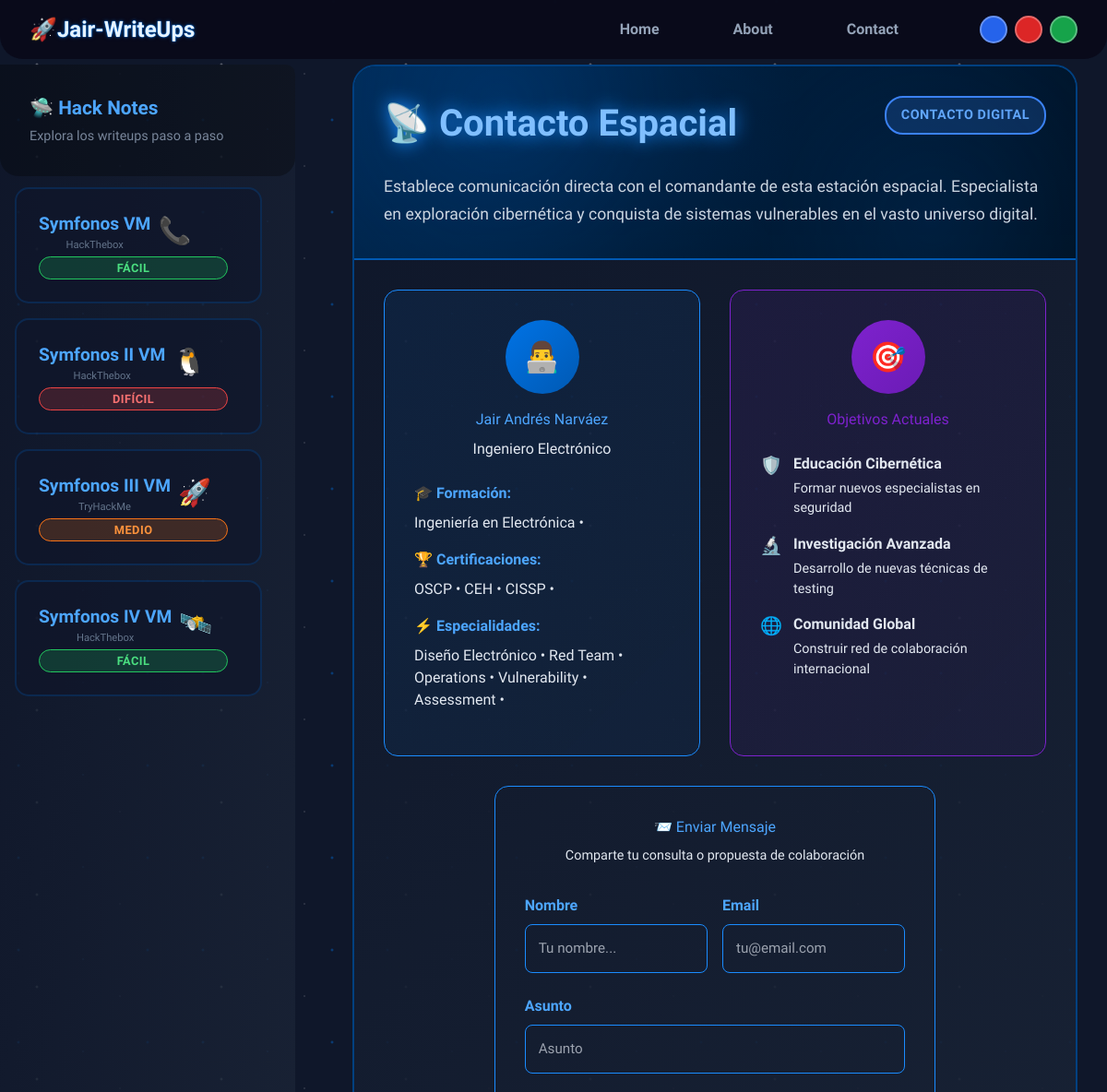
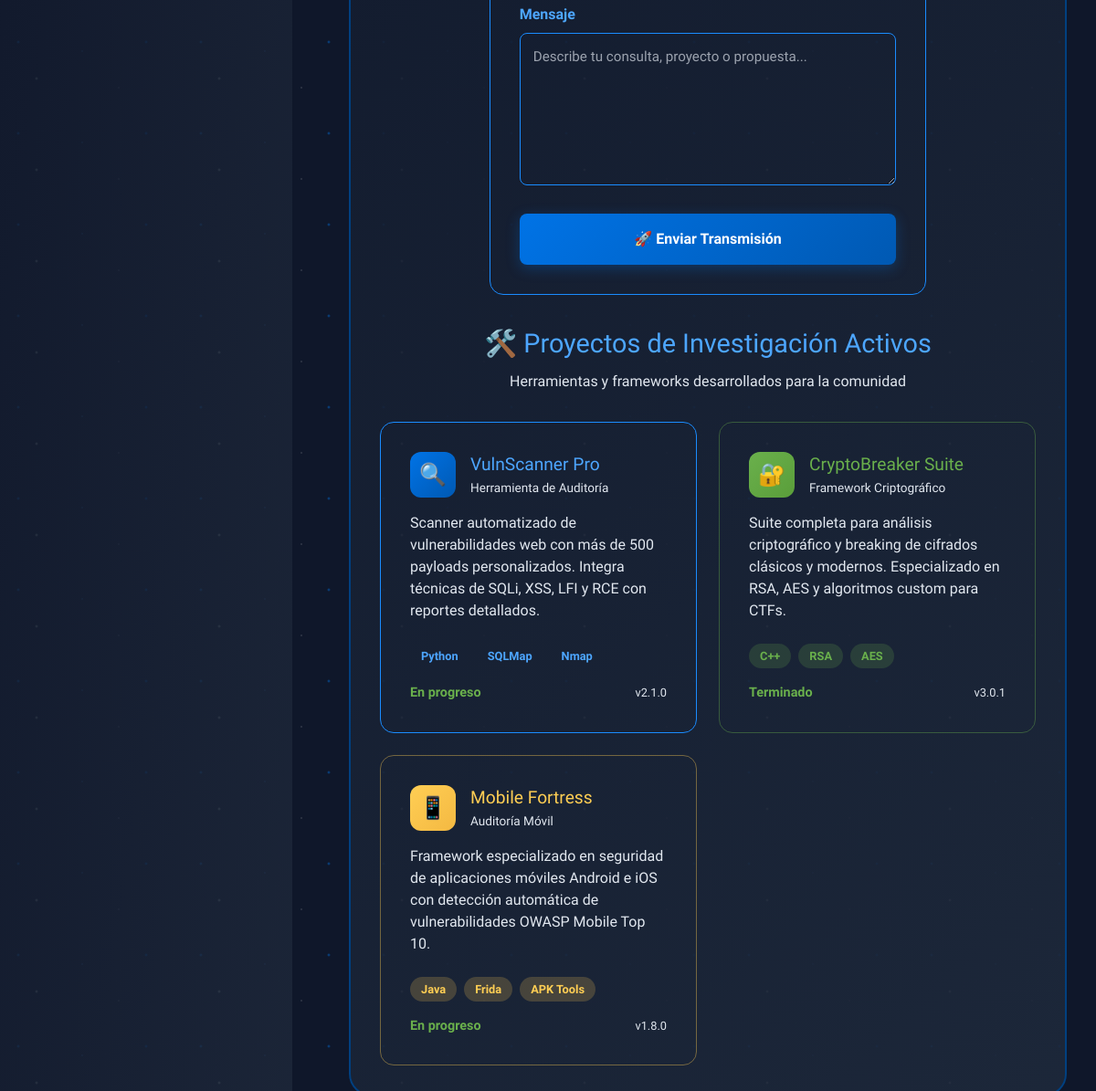
Page /contact/ on the committed database (2 pictures, top to bottom).
### contact/models.py (models this page shows, shortened)
class ContactPage(models.Model):
    titulo = models.CharField(max_length=200)
    emoji = models.CharField(max_length=10, help_text="Ej: 😊")
    descripcion = models.TextField()

class PersonalInfo(models.Model):
    contact_page = models.OneToOneField(ContactPage, on_delete=models.CASCADE, related_name="personal_info")
    emoji = models.CharField(max_length=10)
    nombre = models.CharField(max_length=200)
    profesion = models.CharField(max_length=200)

class PersonalList(models.Model):
    personal_info = models.ForeignKey(PersonalInfo, on_delete=models.CASCADE, related_name="listados")
    emoji = models.CharField(max_length=10)
    tipo = models.CharField(max_length=100)  # Ej: "Lenguajes", "Frameworks"

class PersonalListItem(models.Model):
    listado = models.ForeignKey(PersonalList, on_delete=models.CASCADE, related_name="items")
    nombre = models.CharField(max_length=100)

class Objective(models.Model):
    contact_page = models.OneToOneField(ContactPage, on_delete=models.CASCADE, related_name="objetivo")
    emoji = models.CharField(max_length=10)
    titulo = models.CharField(max_length=200)

class ObjectiveSubsection(models.Model):
    objective = models.ForeignKey(Objective, on_delete=models.CASCADE, related_name="subsecciones")
    emoji = models.CharField(max_length=10)
    titulo = models.CharField(max_length=200)
    descripcion = models.TextField()

class PersonalProject(models.Model):
    contact_page = models.ForeignKey(ContactPage, on_delete=models.CASCADE, related_name="proyectos")
    emoji = models.CharField(max_length=10)
    titulo = models.CharField(max_length=200)
    subtitulo = models.CharField(max_length=200, blank=True, null=True)
    descripcion = models.TextField()
    version = models.CharField(max_length=50, blank=True, null=True)
    estado = models.CharField(max_length=50, choices=[("En progreso","En progreso"),("Terminado","Terminado")])
    color_background = models.CharField(max_length=150, default="gray")  # Tailwind color, ej: "blue", "green"
    color_emoji = models.CharField(max_length=150, default="gray")  # Tailwind color, ej: "blue", "green"
    color_border = models.CharField(max_length=150, default="gray")  # Tailwind color, ej: "blue", "green"
    color_title = models.CharField(max_length=150, default="gray")  # Tailwind color, ej: "blue", "green"
    color_technology = models.CharField(max_length=150, default="gray")  # Tailwind color, ej: "blue", "green"
    color_technology_background = models.CharField(max_length=150, default="gray")  # Tailwind color, ej: "blue", "green"

class ProjectTechnology(models.Model):
    proyecto = models.ForeignKey(PersonalProject, on_delete=models.CASCADE, related_name="tecnologias")
    nombre = models.CharField(max_length=100)

### contact/views.py (the view, shortened to what this page needs)
# urls.py: path("", contact_view, name="contact"),
@ratelimit(key="ip", rate="5/m", block=False)
def contact_view(request):
    page = ContactPage.objects.first()
    if getattr(request, "limited", False):
        return render(request, "contact/too_many_requests.html")
    return render(request, "contact.html", {"page": page})

### machines/context_processors.py (called while the page is built)
def base_url(request):
    return {
        "BASE_URL": settings.BASE_URL
    }

### contact/templates/contact.html (shortened to what this page needs)
{% extends "base.html" %}
{% block content %}
<div class="page-content">
    <div class="machine-page">
        <div class="machine-page-header">
            <div class="machine-page-title-section">
                <h1 class="machine-page-title">{{ page.emoji }} {{ page.titulo }}</h1>
                <div class="machine-badges">
                    <span class="badge badge-platform">Contacto Digital</span>
                </div>
            </div>
            <p class="machine-description">
                {{ page.descripcion }}
            </p>
        </div>
        <div class="notes-section">
            <div class="contact-info-grid" style="display: grid; grid-template-columns: repeat(auto-fit, minmax(280px, 1fr)); gap: 2rem; margin-bottom: 2rem;">
                <div class="contact-card" style="background: linear-gradient(135deg, rgba(0, 115, 230, 0.1) 0%, rgba(0, 115, 230, 0.05) 100%); border: 1px solid var(--primary-400); border-radius: 15px; padding: 2rem;">
                    <div style="text-align: center; margin-bottom: 1.5rem;">
                        <div style="width: 80px; height: 80px; background: linear-gradient(135deg, var(--primary-500), var(--primary-600)); border-radius: 50%; display: flex; align-items: center; justify-content: center; margin: 0 auto 1rem; font-size: 2rem;"> {{ page.personal_info.emoji }} </div>
                        <h3 style="color: var(--primary-300); margin: 0;"> {{ page.personal_info.nombre }} </h3>
                        <p style="color: var(--text-muted); margin: 0.5rem 0 0;"> {{ page.personal_info.profesion }} </p>
                    </div>
                    <div style="space-y: 1rem;">
					    {% for listado in page.personal_info.listados.all %}
                        <div style="margin-bottom: 1rem;">
                            <strong style="color: var(--primary-300);">{{ listado.emoji }} {{ listado.tipo }}</strong>
                            <p style="margin: 0.5rem 0; color: var(--text-secondary);">
                            {% for item in listado.items.all %}
                            {{ item.nombre }} •
                            {% endfor %}
                            </p>
                        </div>
					    {% endfor %}
                    </div>
                </div>
                <div class="contact-card" style="background: linear-gradient(135deg, rgba(126, 34, 206, 0.1) 0%, rgba(126, 34, 206, 0.05) 100%); border: 1px solid rgba(126, 34, 206, 1); border-radius: 15px; padding: 2rem;">
                    <div style="text-align: center; margin-bottom: 1.5rem;">
                        <div style="width: 80px; height: 80px; background: linear-gradient(135deg, #7E22CE, #6B1BB5); border-radius: 50%; display: flex; align-items: center; justify-content: center; margin: 0 auto 1rem; font-size: 2rem;">{{ page.objetivo.emoji }}</div>
                        <h3 style="color: #7E22CE; margin: 0;">{{ page.objetivo.titulo }}</h3>
                    </div>
                    <div class="objective-list" style="space-y: 1rem;">
    					{% for sub in page.objetivo.subsecciones.all %}
                        <div style="display: flex; align-items: flex-start; gap: 0.75rem; margin-bottom: 1rem;">
                            <span style="color: #dc267f; font-size: 1.2rem;">{{ sub.emoji }}</span>
                            <div>
                                <strong style="color: var(--text-primary);">{{ sub.titulo }}</strong>
                                <p style="margin: 0.25rem 0 0; color: var(--text-muted); font-size: 0.9rem;">{{ sub.descripcion }}</p>
                            </div>
                        </div>
    				    {% endfor %}
                    </div>
                </div>
            </div>
            <div class="contact-form-section" style="gap: 2rem; margin-bottom: 2rem;">
                <div class="md:w-2/3 contact-form-container" style="border: 1px solid var(--primary-400); border-radius: 15px; padding: 2rem; margin: 0 auto;">
                    <div style="text-align: center; margin-bottom: 2rem;">
                        <h3 style="color: var(--primary-300); margin: 0 0 0.5rem;">📨 Enviar Mensaje</h3>
                        <p style="color: var(--text-muted); margin: 0; font-size: 0.9rem;">Comparte tu consulta o propuesta de colaboración</p>
                    </div>
                    <form method="post" action="{% url 'contact' %}" id="contactForm" style="display: grid; gap: 1.5rem;">
                        <div style="display: grid; grid-template-columns: 1fr 1fr; gap: 1rem;">
                            <div>
                                <label for="name" style="display: block; color: var(--primary-300); margin-bottom: 0.5rem; font-weight: bold;">Nombre</label>
                                <input type="text" id="name" name="name" required
                                       placeholder="Tu nombre..."
                                       style="width: 100%; padding: 0.875rem; background: var(--bg-secondary); border: 1px solid var(--primary-400); border-radius: 8px; color: var(--text-primary); font-size: 0.95rem;">
                            </div>
                            <div>
                                <label for="email" style="display: block; color: var(--primary-300); margin-bottom: 0.5rem; font-weight: bold;">Email</label>
                                <input type="email" id="email" name="email" required
                                       placeholder="tu@email.com"
                                       style="width: 100%; padding: 0.875rem; background: var(--bg-secondary); border: 1px solid var(--primary-400); border-radius: 8px; color: var(--text-primary); font-size: 0.95rem;">
                            </div>
                        </div>
                        <div>
                            <label for="subject" style="display: block; color: var(--primary-300); margin-bottom: 0.5rem; font-weight: bold;">Asunto</label>
                               <input type="subject" id="subject" name="subject" required
                                      placeholder="Asunto"
                                      style="width: 100%; padding: 0.875rem; background: var(--bg-secondary); border: 1px solid var(--primary-400); border-radius: 8px; color: var(--text-primary); font-size: 0.95rem;">
                        </div>
                        <div>
                            <label for="message" style="display: block; color: var(--primary-300); margin-bottom: 0.5rem; font-weight: bold;">Mensaje</label>
                            <textarea id="message" name="message" rows="6" required
                                      placeholder="Describe tu consulta, proyecto o propuesta..."
                                      style="width: 100%; padding: 0.875rem; background: var(--bg-secondary); border: 1px solid var(--primary-400); border-radius: 8px; color: var(--text-primary); resize: vertical; font-size: 0.95rem;"></textarea>
                        </div>
                        <button type="submit"
                                style="padding: 1rem 2rem; background: linear-gradient(135deg, var(--primary-500), var(--primary-600)); color: white; border: none; border-radius: 8px; cursor: pointer; font-weight: bold; font-size: 1rem; transition: all 0.3s ease; box-shadow: 0 4px 15px rgba(0, 115, 230, 0.3);">
                            🚀 Enviar Transmisión
                        </button>
                    </form>
                </div>
            </div>
            <div class="projects-section">
                <div style="text-align: center; margin-bottom: 2rem;">
                    <h3 style="color: var(--primary-300); font-size: 1.8rem; margin: 0 0 0.5rem;">🛠️ Proyectos de Investigación Activos</h3>
                    <p style="color: var(--text-muted); margin: 0;">Herramientas y frameworks desarrollados para la comunidad</p>
                </div>
                <div style="display: grid; grid-template-columns: repeat(auto-fit, minmax(320px, 1fr)); gap: 1.5rem;">
 				    {% for proyecto in page.proyectos.all %}
                    <div class="project-card" style="background: {{ proyecto.color_background }}; border: 1px solid {{ proyecto.color_border}}; border-radius: 15px; padding: 2rem; position: relative; overflow: hidden;">
                        <div style="display: flex; align-items: center; gap: 1rem; margin-bottom: 1rem;">
                            <div style="width: 50px; height: 50px; background: {{ proyecto.color_emoji }}; border-radius: 12px; display: flex; align-items: center; justify-content: center; font-size: 1.5rem;"> {{ proyecto.emoji }} </div>
                            <div>
                                <h4 style="color: {{ proyecto.color_title}}; margin: 0; font-size: 1.2rem;"> {{ proyecto.titulo }} </h4>
                                <p style="color: var(--text-muted); margin: 0; font-size: 0.85rem;"> {{ proyecto.subtitulo }} </p>
                            </div>
                        </div>
                        <p style="color: var(--text-secondary); margin-bottom: 1.5rem; line-height: 1.5;">
                           	{{ proyecto.descripcion }}
                        </p>
                        <div style="display: flex; flex-wrap: wrap; gap: 0.5rem; margin-bottom: 1rem;">
	                        {% for tec in proyecto.tecnologias.all %}
                            	<span style="background: {{ proyecto.color_technology_background }}; color: {{ proyecto.color_technology }}; padding: 0.25rem 0.75rem; border-radius: 15px; font-size: 0.8rem; font-weight: bold;"> {{ tec.nombre }} </span>
	                        {% endfor %}
                        </div>
                        <div style="display: flex; justify-content: space-between; align-items: center;">
                            <span style="color: #6ab04c; font-weight: bold; font-size: 0.9rem;"> {{ proyecto.estado }}</span>
                            <span style="color: var(--text-muted); font-size: 0.8rem;"> {{ proyecto.version }}</span>
                        </div>
                    </div>
   				    {% endfor %}
                </div>
            </div>
        </div>
    </div>
</div>
{% endblock %}

### static/css/styles_main.css (style rules this page uses)
:root { --primary-50: #e6f3ff; --primary-100: #b3d9ff; --primary-200: #80bfff; --primary-300: #4da6ff; --primary-400: #1a8cff; --primary-500: #0073e6; --primary-600: #0059b3; --primary-700: #004080; --primary-800: #00264d; --primary-900: #000d1a; --primary-shadow: 0, 115, 230; }
* { margin: 0; padding: 0; box-sizing: border-box; }
body { font-family: 'Exo 2', sans-serif; background: #0f172a; color: #e2e8f0; min-height: 100vh; overflow-x: hidden; position: relative; }
body::before { content: ''; position: fixed; top: 0; left: 0; width: 100%; height: 100%; background-image: radial-gradient(2px 2px at 20px 30px, var(--primary-400), transparent), radial-gradient(2px 2px at 40px 70px, rgba(255, 255, 255, 0.8), transparent), radial-gradient(1px 1px at 90px 40px, var(--primary-300), transparent), radial-gradient(1px 1px at 130px 80px, rgba(255, 255, 255, 0.6), transparent), radial-gradient(2px 2px at 160px 30px, var(--primary-500), transparent); background-repeat: repeat; background-size: 200px 100px; animation: twinkle 8s linear infinite; z-index: -1; opacity: 0.6; }

### static/css/styles_main_content.css (style rules this page uses)
.page-content { animation: fadeInUp 0.6s ease-out; }

### static/css/styles_machine_page.css (style rules this page uses)
.machine-page { background: linear-gradient(135deg, rgba(15, 23, 42, 0.9) 0%, rgba(30, 41, 59, 0.9) 100%); border: 2px solid var(--primary-700); border-radius: 25px; overflow: hidden; }
.machine-page-header { background: linear-gradient(135deg, var(--primary-800) 0%, var(--primary-900) 100%); padding: 2rem; border-bottom: 2px solid var(--primary-600); position: relative; overflow: hidden; }
.machine-page-header::before { content: ''; position: absolute; top: 0; left: 0; right: 0; bottom: 0; background: radial-gradient(circle at 20% 20%, var(--primary-600) 0%, transparent 50%), radial-gradient(circle at 80% 80%, var(--primary-700) 0%, transparent 50%); opacity: 0.3; }
.machine-page-title-section { display: flex; justify-content: space-between; align-items: flex-start; margin-bottom: 1.5rem; position: relative; z-index: 1; }
.machine-page-title { font-family: 'Orbitron', monospace; font-size: 2.5rem; font-weight: 900; color: var(--primary-200); text-shadow: 0 0 20px var(--primary-400); }
.machine-badges { display: flex; gap: 1rem; flex-wrap: wrap; }
.badge { padding: 0.5rem 1rem; border-radius: 20px; font-weight: 600; font-size: 0.9rem; border: 2px solid; text-transform: uppercase; letter-spacing: 0.5px; }
.badge-platform { background: rgba(59, 130, 246, 0.2); color: #60a5fa; border-color: #3b82f6; }
.machine-description { color: #cbd5e1; font-size: 1.1rem; line-height: 1.7; position: relative; z-index: 1; }
.notes-section { padding: 2rem; }

### rows in the picture
ContactPage: emoji "📡", titulo "Contacto Espacial", descripcion "Establece comunicación directa con el comandante de esta estación espacial. Especialista en exploración cibernética y conquista de sistemas vulnerables en el vasto universo digital.", personal_info.emoji "👨‍💻", personal_info.nombre "Jair Andrés Narváez", personal_info.profesion "Ingeniero Electrónico", objetivo.emoji "🎯", objetivo.titulo "Objetivos Actuales"
PersonalList: emoji "🎓", tipo "Formación:"
PersonalListItem: nombre "Ingeniería en Electrónica"
PersonalList: emoji "🏆", tipo "Certificaciones:"
PersonalListItem: nombre "OSCP"
PersonalListItem: nombre "CEH"
PersonalListItem: nombre "CISSP"
PersonalList: emoji "⚡", tipo "Especialidades:"
PersonalListItem: nombre "Diseño Electrónico"
PersonalListItem: nombre "Red Team"
PersonalListItem: nombre "Operations"
PersonalListItem: nombre "Vulnerability"
PersonalListItem: nombre "Assessment"
ObjectiveSubsection: emoji "🛡️", titulo "Educación Cibernética", descripcion "Formar nuevos especialistas en seguridad"
ObjectiveSubsection: emoji "🔬", titulo "Investigación Avanzada", descripcion "Desarrollo de nuevas técnicas de testing"
ObjectiveSubsection: emoji "🌐", titulo "Comunidad Global", descripcion "Construir red de colaboración internacional"
PersonalProject: emoji "🔍", titulo "VulnScanner Pro", subtitulo "Herramienta de Auditoría", descripcion "Scanner automatizado de vulnerabilidades web con más de 500 payloads personalizados. Integra técnicas de SQLi, XSS, LFI y RCE con reportes detallados.", estado "En progreso", version "v2.1.0"
ProjectTechnology: nombre "Python"
ProjectTechnology: nombre "SQLMap"
ProjectTechnology: nombre "Nmap"
PersonalProject: emoji "🔐", titulo "CryptoBreaker Suite", subtitulo "Framework Criptográfico", descripcion "Suite completa para análisis criptográfico y breaking de cifrados clásicos y modernos. Especializado en RSA, AES y algoritmos custom para CTFs.", estado "Terminado", version "v3.0.1"
ProjectTechnology: nombre "C++"
ProjectTechnology: nombre "RSA"
ProjectTechnology: nombre "AES"
PersonalProject: emoji "📱", titulo "Mobile Fortress", subtitulo "Auditoría Móvil", descripcion "Framework especializado en seguridad de aplicaciones móviles Android e iOS con detección automática de vulnerabilidades OWASP Mobile Top 10.", estado "En progreso", version "v1.8.0"
ProjectTechnology: nombre "Java"
ProjectTechnology: nombre "Frida"
ProjectTechnology: nombre "APK Tools"
